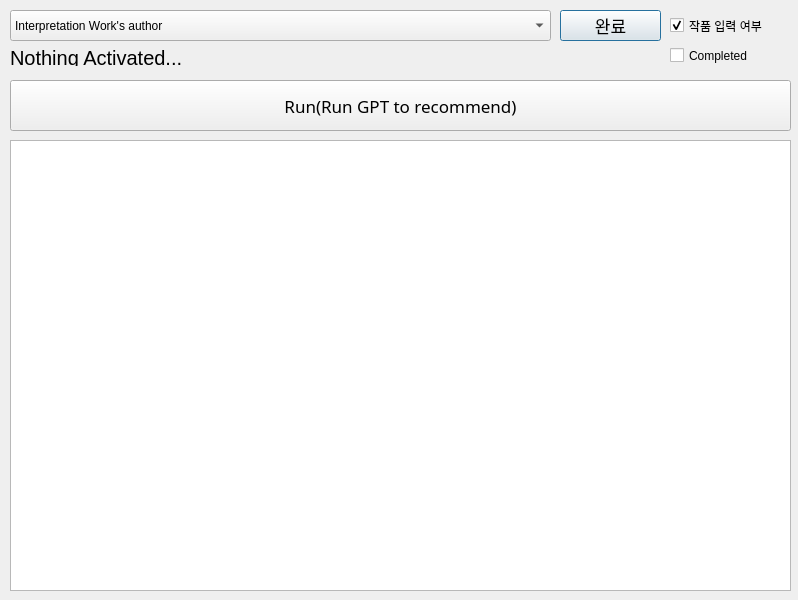
<?xml version="1.0" encoding="UTF-8"?>
<ui version="4.0">
 <class>Dialog</class>
 <widget class="QDialog" name="Dialog">
  <property name="geometry">
   <rect>
    <x>0</x>
    <y>0</y>
    <width>798</width>
    <height>600</height>
   </rect>
  </property>
  <property name="windowTitle">
   <string>Dialog</string>
  </property>
  <widget class="QComboBox" name="comboBox">
   <property name="geometry">
    <rect>
     <x>10</x>
     <y>10</y>
     <width>541</width>
     <height>31</height>
    </rect>
   </property>
   <item>
    <property name="text">
     <string>Interpretation Work's author</string>
    </property>
   </item>
   <item>
    <property name="text">
     <string>Input Work's Info</string>
    </property>
   </item>
   <item>
    <property name="text">
     <string>Generate Work's Background Image</string>
    </property>
   </item>
   <item>
    <property name="text">
     <string>Similar Poem Recommendation</string>
    </property>
   </item>
   <item>
    <property name="text">
     <string>Interpretation whole work</string>
    </property>
   </item>
   <item>
    <property name="text">
     <string>Interpretation Each Line</string>
    </property>
   </item>
  </widget>
  <widget class="QPushButton" name="pushButton_2">
   <property name="geometry">
    <rect>
     <x>560</x>
     <y>10</y>
     <width>101</width>
     <height>31</height>
    </rect>
   </property>
   <property name="font">
    <font>
     <family>맑은 고딕</family>
     <pointsize>13</pointsize>
    </font>
   </property>
   <property name="text">
    <string>완료</string>
   </property>
  </widget>
  <widget class="QCheckBox" name="checkBox">
   <property name="enabled">
    <bool>true</bool>
   </property>
   <property name="geometry">
    <rect>
     <x>670</x>
     <y>10</y>
     <width>101</width>
     <height>31</height>
    </rect>
   </property>
   <property name="text">
    <string>작품 입력 여부</string>
   </property>
   <property name="checkable">
    <bool>true</bool>
   </property>
   <property name="checked">
    <bool>true</bool>
   </property>
   <property name="tristate">
    <bool>true</bool>
   </property>
  </widget>
  <widget class="QCheckBox" name="checkBox_2">
   <property name="enabled">
    <bool>true</bool>
   </property>
   <property name="geometry">
    <rect>
     <x>670</x>
     <y>40</y>
     <width>101</width>
     <height>31</height>
    </rect>
   </property>
   <property name="text">
    <string>Completed</string>
   </property>
   <property name="checkable">
    <bool>false</bool>
   </property>
   <property name="checked">
    <bool>false</bool>
   </property>
   <property name="tristate">
    <bool>true</bool>
   </property>
  </widget>
  <widget class="QLabel" name="label">
   <property name="geometry">
    <rect>
     <x>10</x>
     <y>50</y>
     <width>381</width>
     <height>16</height>
    </rect>
   </property>
   <property name="font">
    <font>
     <pointsize>15</pointsize>
    </font>
   </property>
   <property name="text">
    <string>Nothing Activated...</string>
   </property>
  </widget>
  <widget class="QTextBrowser" name="textBrowser">
   <property name="geometry">
    <rect>
     <x>10</x>
     <y>140</y>
     <width>781</width>
     <height>451</height>
    </rect>
   </property>
  </widget>
  <widget class="QPushButton" name="pushButton">
   <property name="geometry">
    <rect>
     <x>10</x>
     <y>80</y>
     <width>781</width>
     <height>51</height>
    </rect>
   </property>
   <property name="font">
    <font>
     <family>맑은 고딕</family>
     <pointsize>13</pointsize>
    </font>
   </property>
   <property name="text">
    <string>Run(Run GPT to recommend)</string>
   </property>
  </widget>
 </widget>
 <resources/>
 <connections/>
</ui>
